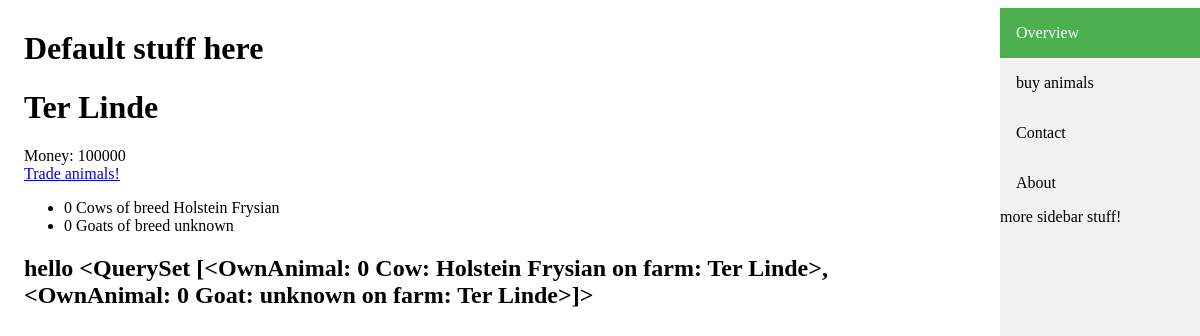
The app's page /farmergame/1/, older data.
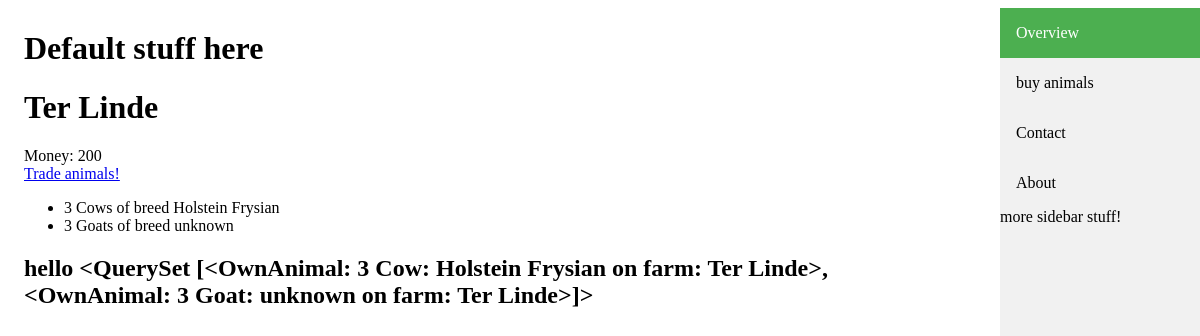
The same page, newer data.
### farmergame/models.py (models this page shows)
class Farm(models.Model):
    fields = np.zeros([3,3],dtype=int)
    name = models.CharField(max_length=200)
    capital = models.IntegerField(default=4000)
    animals = models.ManyToManyField(Animal, through='OwnAnimal')
    def __str__(self):
        return self.name

class OwnAnimal(models.Model):
    farm = models.ForeignKey(Farm, on_delete=models.CASCADE)
    animal = models.ForeignKey(Animal, on_delete=models.CASCADE)
    nr_owned = models.IntegerField(default=0)
    def __str__(self):
        return str(self.nr_owned) + " " + str(self.animal) + " on farm: " + str(self.farm)

class Animal(models.Model):
    species = models.CharField(max_length=255)
    breed = models.CharField(max_length=255)
    buy_price = models.IntegerField(default=0)
    sell_price = models.IntegerField(default=0)
    benefits = models.FloatField(default=0)
    def __str__(self):
        return self.species + ": " + self.breed

### farmergame/views.py (the view)
# urls.py: path('<int:pk>/',views.view_farm, name='view_farm'),
def view_farm(request, pk):
    farm = get_object_or_404(Farm, pk=pk)
    return render(request, 'farmergame/view_farm.html', {
        'farm':farm
    })

### farmergame/templates/farmergame/view_farm.html (shortened to what this page needs)
{% extends "farmergame/base_farmergame.html" %}
{% load static %}
{% block content %}
    <h1>{{ farm.name }}</h1>
    Money: {{ farm.capital }}<br>
    <a href="{% url 'farmergame:trade_animals' farm.pk %}">Trade animals!</a>
    <ul>
        {% for ownanimal in farm.ownanimal_set.all %}
            <li>{{ownanimal.nr_owned}} {{ ownanimal.animal.species }}s of breed {{ ownanimal.animal.breed }}</li>
        {% empty %}
            <li>No animals available.</li>
        {% endfor %}
    </ul>
    <h2 id='all_data'> hello {{ farm.ownanimal_set.all }} </h2>
{% endblock content %}

Row changes from the older to the newer data that the page shows:
changed Farm "Ter Linde": capital "100000" → "200"; ownanimal_set.all "<QuerySet [<OwnAnimal: 0 Cow: Holstein Frysian on farm: Ter Linde>, <OwnAnimal: 0 Goat: unknown on farm: Ter Linde>]>" → "<QuerySet [<OwnAnimal: 3 Cow: Holstein Frysian on farm: Ter Linde>, <OwnAnimal: 3 Goat: unknown on farm: Ter Linde>]>"
changed OwnAnimal "Cow": nr_owned "0" → "3"
changed OwnAnimal "Goat": nr_owned "0" → "3"
